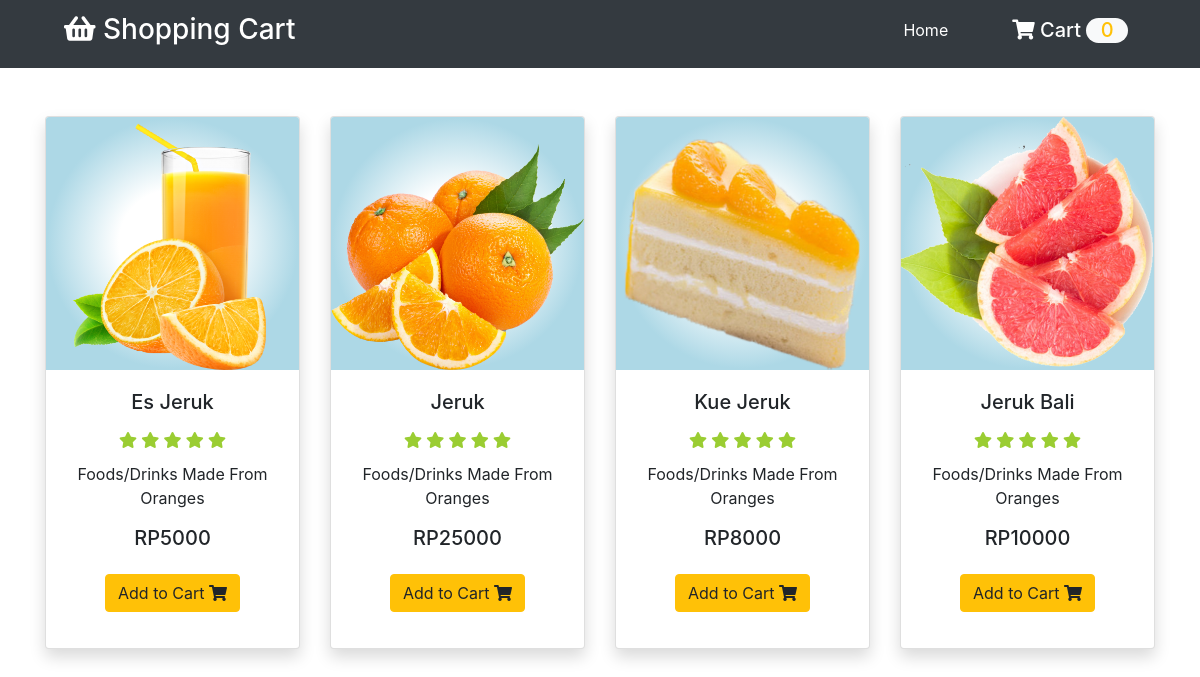
Screenshot of /Advance_Shopping_cart-master/index.php with the database file from the repository.
### tables this page shows
CREATE TABLE `producttb` (
  `id` int(11) NOT NULL,
  `product_name` varchar(25) NOT NULL,
  `product_price` float DEFAULT NULL,
  `product_image` varchar(100) DEFAULT NULL
);

### Advance_Shopping_cart-master/php/CreateDb.php (called while the page is built, shortened)
<?php
class CreateDb
{
        public $tablename;
        public $con;
    public function __construct(
        $dbname = "Newdb",
        $tablename = "Productdb",
        $servername = "localhost",
        $username = "root",
        $password = ""
    )
    {
      $this->tablename = $tablename;
        $this->con = mysqli_connect($servername, $username, $password);
        $sql = "CREATE DATABASE IF NOT EXISTS $dbname";
        if(mysqli_query($this->con, $sql)){
            $this->con = mysqli_connect($servername, $username, $password, $dbname);
            $sql = " CREATE TABLE IF NOT EXISTS $tablename
                            (id INT(11) NOT NULL AUTO_INCREMENT PRIMARY KEY,
                             product_name VARCHAR (25) NOT NULL,
                             product_price FLOAT,
                             product_image VARCHAR (100)
                            );";
        }else{
            return false;
        }
    }
    public function getData(){
        $sql = "SELECT * FROM $this->tablename";
        $result = mysqli_query($this->con, $sql);
        if(mysqli_num_rows($result) > 0){
            return $result;
        }
    }
}

### Advance_Shopping_cart-master/php/component.php (the view, shortened to what this page needs)
<?php
function component($productname, $productprice, $productimg, $productid){
    $element = "
    <div class=\"col-md-3 col-sm-6 my-3 my-md-0\">
                <form action=\"index.php\" method=\"post\">
                    <div class=\"card shadow\">
                        <div>
                            <img src=\"$productimg\" alt=\"Image1\" class=\"img-fluid card-img-top\" width =\ 250px\ height =\ 250px\>
                        </div>
                        <div class=\"card-body\">
                            <h5 class=\"card-title\">$productname</h5>
                            <h6>
                                <i class=\"fas fa-star\"></i>
                                <i class=\"fas fa-star\"></i>
                                <i class=\"fas fa-star\"></i>
                                <i class=\"fas fa-star\"></i>
                                <i class=\"fas fa-star\"></i>
                            </h6>
                            <p class=\"card-text\">
                            Foods/Drinks Made From Oranges
                            </p>
                            <h5>
                                <span class=\"price\">RP$productprice</span>
                            </h5>
                            <button type=\"submit\" class=\"btn btn-warning my-3\" name=\"add\">Add to Cart <i class=\"fas fa-shopping-cart\"></i></button>
                             <input type='hidden' name='product_id' value='$productid'>
                        </div>
                    </div>
                </form>
            </div>
    ";
    echo $element;
}

### Advance_Shopping_cart-master/index.php (shortened to what this page needs)
<?php
require_once ('php/CreateDb.php');
require_once ('./php/component.php');
$database = new CreateDb("Productdb", "Producttb");
?>
<!doctype html>
<html lang="en">
<head>
    <link rel="stylesheet" href="https://cdnjs.cloudflare.com/ajax/libs/font-awesome/5.8.2/css/all.css" />
    <link rel="stylesheet" href="https://stackpath.bootstrapcdn.com/bootstrap/4.3.1/css/bootstrap.min.css">
    <link rel="stylesheet" href="style.css">
</head>
<body>
<?php require_once ("php/header.php"); ?>
<div class="container">
        <div class="row text-center py-5">
            <?php
                $result = $database->getData();
                while ($row = mysqli_fetch_assoc($result)){
                    component($row['product_name'], $row['product_price'], $row['product_image'], $row['id']);
                }
            ?>
        </div>
</div>
</body>
</html>

### Advance_Shopping_cart-master/php/header.php (shortened to what this page needs)
<header id="header">
    <nav class="navbar navbar-expand-lg navbar-dark bg-dark">
        <a href="index.php" class="navbar-brand">
            <h3 class="px-5">
                <i class="fas fa-shopping-basket"></i> Shopping Cart
            </h3>
        </a>
        <div class="collapse navbar-collapse" id="navbarNavAltMarkup">
            <div class="navbar-nav">
            <a class="nav-item nav-link active" href="../h-index.php">Home</a>
                <a href="cart.php" class="nav-item nav-link active">
                    <h5 class="px-5 cart">
                        <i class="fas fa-shopping-cart"></i> Cart
                        <?php
                        if (isset($_SESSION['cart'])){
                            $count = count($_SESSION['cart']);
                            echo "<span id=\"cart_count\" class=\"text-warning bg-light\">$count</span>";
                        }else{
                            echo "<span id=\"cart_count\" class=\"text-warning bg-light\">0</span>";
                        }
                        ?>
                    </h5>
                </a>
            </div>
        </div>
    </nav>
</header>

### Advance_Shopping_cart-master/style.css (style rules this page uses)
img { max-width: 100%; height: auto; background: lightblue; background: radial-gradient(white 30%, lightblue 70%); }
.fa-star, .fa-star-half { color: yellowgreen; padding: 3% 0; }
#cart_count { text-align: center; padding: 0 0.9rem 0.1rem 0.9rem; border-radius: 3rem; }

### rows the page displays
producttb: product_image (picture), product_name "Es Jeruk", product_price "5000"
producttb: product_image (picture), product_name "Jeruk", product_price "25000"
producttb: product_image (picture), product_name "Kue Jeruk", product_price "8000"
producttb: product_image (picture), product_name "Jeruk Bali", product_price "10000"
